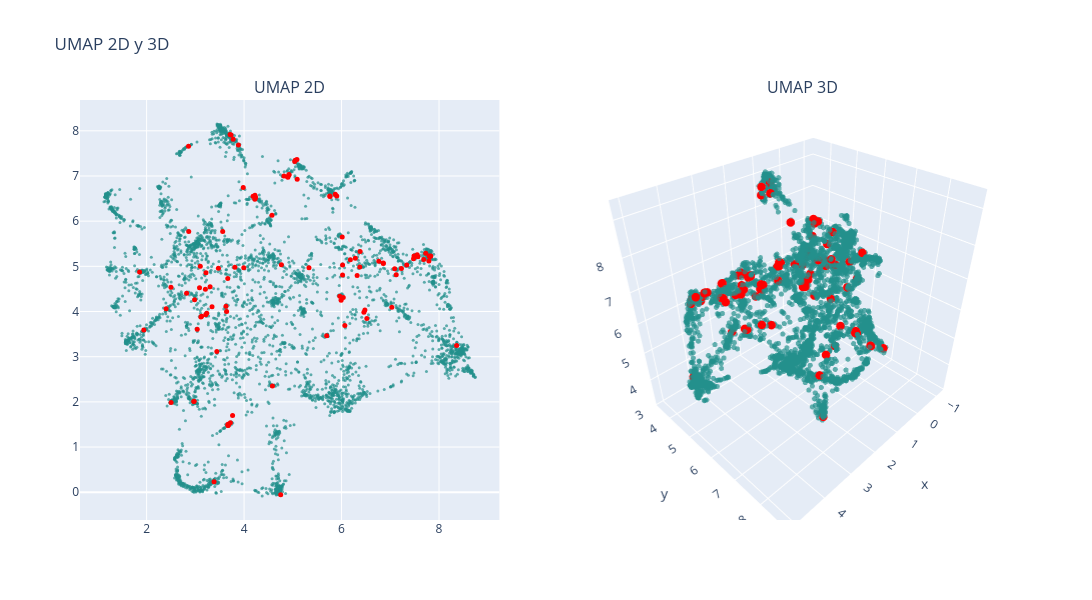

Notebook code for this chart:
### Markdown cell above
### UMAP

### Code cell
# n_neighbors = 200
# n_neighbors = int(len(df) / k)

# n_neighbors = 200
n_neighbors = 50 # 6.5x minutos, resultado: vision mas global, no se distinguen tanto los clusters
# n_neighbors = 20 # 2.5x minutos, resultado: no se distinguen los clusters
# n_neighbors = 10 # 1.5x minutos, resultado: puntos muy juntos, se distinguen los clusters
# n_neighbors = 5 # x minutos, resultado: se distinguen bien los clusters, se ven un poco desconectados

min_dist = 0

# UMAP 2D
reducer_2d = umap.UMAP(n_neighbors=n_neighbors, min_dist=min_dist, n_components=2, random_state=0, metric='cosine')
embedding_2d = reducer_2d.fit_transform(df_vectorized)
df['umap2d_1'] = embedding_2d[:, 0]
df['umap2d_2'] = embedding_2d[:, 1]

# UMAP 3D
reducer_3d = umap.UMAP(n_neighbors=n_neighbors, min_dist=min_dist, n_components=3, random_state=0, metric='cosine')
embedding_3d = reducer_3d.fit_transform(df_vectorized)
df['umap3d_1'] = embedding_3d[:, 0]
df['umap3d_2'] = embedding_3d[:, 1]
df['umap3d_3'] = embedding_3d[:, 2]

# Graficar
colors = np.ones(len(df))  # Color base
colors_knn = np.zeros(len(df))  # Color para los KNN
colors_knn[knn_idxs[0]] = 1  # Resaltar los KNN

fig = make_subplots(rows=1, cols=2, subplot_titles=("UMAP 2D", "UMAP 3D"), 
                    specs=[[{"type": "scatter"}, {"type": "scatter3d"}]])

# Puntos normales (fondo)
fig.add_trace(
    go.Scatter(x=df['umap2d_1'], y=df['umap2d_2'], mode='markers',
               marker=dict(color=colors, colorscale='Viridis', size=3, opacity=0.7), 
               text=data['title'],
               hovertemplate="Titulo: %{text}<br>x: %{x}<br>y: %{y}<extra></extra>"),
    row=1, col=1)

# Puntos resaltados (delante)
fig.add_trace(
    go.Scatter(x=df.loc[knn_idxs[0], 'umap2d_1'], 
               y=df.loc[knn_idxs[0], 'umap2d_2'], 
               mode='markers',
               marker=dict(color='red', size=5, opacity=1), 
               text=data.loc[knn_idxs[0], 'title'], 
               hovertemplate="Titulo: %{text}<br>x: %{x}<br>y: %{y}<extra></extra>"),
    row=1, col=1)

# Puntos normales en 3D (fondo)
fig.add_trace(
    go.Scatter3d(x=df['umap3d_1'], y=df['umap3d_2'], z=df['umap3d_3'], mode='markers',
                 marker=dict(color=colors, colorscale='Viridis', size=3, opacity=0.7), 
                 text=data['title'],
                 hovertemplate="Cluster: %{text}<br>x: %{x}<br>y: %{y}<br>z: %{z}<extra></extra>"),
    row=1, col=2)

# Puntos resaltados en 3D (delante)
fig.add_trace(
    go.Scatter3d(x=df.loc[knn_idxs[0], 'umap3d_1'],
                 y=df.loc[knn_idxs[0], 'umap3d_2'],
                 z=df.loc[knn_idxs[0], 'umap3d_3'],
                 mode='markers',
                 marker=dict(color='red', size=5, opacity=1), 
                 text=data.loc[knn_idxs[0], 'title'], 
                 hovertemplate="Cluster: %{text}<br>x: %{x}<br>y: %{y}<br>z: %{z}<extra></extra>"),
    row=1, col=2)

fig.update_layout(height=600, width=1200, title_text="UMAP 2D y 3D", showlegend=False)
fig.show()

### Figure 1 — Plotly figure (JSON) as saved in the notebook; plotly's stock layout.template omitted (floating-point values rounded to 4 significant figures; data arrays with more than 128 entries replaced by an {"elided": "..."} marker saying what was removed)
{"data": [{"hovertemplate": "Titulo: %{text}<br>x: %{x}<br>y: %{y}<extra></extra>", "marker": {"color": {"elided": "4323 float values"}, "colorscale": [[0, "#440154"], [0.1111, "#482878"], [0.2222, "#3e4989"], [0.3333, "#31688e"], [0.4444, "#26828e"], [0.5556, "#1f9e89"], [0.6667, "#35b779"], [0.7778, "#6ece58"], [0.8889, "#b5de2b"], [1, "#fde725"]], "opacity": 0.7, "size": 3}, "mode": "markers", "text": {"elided": "4323 str values"}, "type": "scatter", "x": {"elided": "4323 float values"}, "xaxis": "x", "y": {"elided": "4323 float values"}, "yaxis": "y"}, {"hovertemplate": "Titulo: %{text}<br>x: %{x}<br>y: %{y}<extra></extra>", "marker": {"color": "red", "opacity": 1, "size": 5}, "mode": "markers", "text": ["closed loop voltage control of a gan based modular multilevel clamped capacitor converter", "closed loop current components control strategy of operational test system for mmc valves", "a novel discharging control strategy for modular multilevel converter submodules without using external circuit", "state space modeling and control of the modular multilevel clamped capacitor converter", "stability of grid connected modular multilevel converter with open and closed loop ac side control", "a closed loop current balancing control strategy in multilevel current source converter", "a novel precharge control strategy for modular multilevel converter", "experimental validation of a nested control system to balance the cell capacitor voltages in hybrid mmcs", "modeling and shaping of the dc side admittance of a modular multilevel converter under closed loop voltage control", "dynamics and control", "vector control of a modular multilevel matrix converter operating over the full output frequency range", "zero cost closed loop discharging method for modular multilevel converter submodules without external circuits", "closed loop precharge control of modular multilevel converters during start up processes", "adaptive integrated coordinated control strategy for mmc mtdc systems", "closed loop capacitor voltage balancing scheme for modular multilevel converters operated in switching cycle balancing mode", "ac side impedance modeling of grid tied modular multilevel converter using double closed loop control strategy", "closed loop vector control of the modular multilevel matrix converter for equal input output operating frequencies", "adaptive integrated coordinated control strategy based on sliding mode control for mmc mtdc", "closed loop predictively optimizing control for modular multilevel converter with parallel connectivity", "analytical derivation of the ac side input admittance of a modular multilevel converter with open and closed loop control strategies", "a new hybrid multilevel nested neutral point clamped nnpc converter", "voltage control reference estimation based quadratic integration exploited model predictive current control driving binary capacitor voltage control based mmc", "the predictive closed loop averaging control of mmc phase unit losses under unbalanced conditions", "a new insertion index selection method to control modular multilevel converters", "dc side impedance interaction analysis in an mmc based back to back vsc hvdc system", "a reduced order hss based impedance model of mmc with complete closed loop decoupling controllers", "a comprehensive closed loop voltage ripple control scheme for modular multilevel converter based power electronic transformers", "closed loop decoupled control and implementation of the modular multilevel matrix converter in similar equal frequency operation", "a closed loop power hardware in the loop testbed for low voltage modular multilevel converter design validation", "wireless control of modular multilevel converter autonomous submodules", "control strategy of modular multilevel matrix converter under unbalanced input voltages", "a novel modular cascaded h bridge high power accelerator dipole magnet pulse power supply for hirfl csrm", "hierarchical control strategies for islanded microgrids based on modular multilevel converters mmcs", "linearized capacitor voltage control methods for modular multilevel converters", "a novel modular multilevel converter with coupled inductor semi bridge submodules", "arm voltage estimation method for compensated modulation of modular multilevel converters", "control conflict suppressing and stability improving for an mmc distributed control system", "mmc based pv three phase system with distributed mppt", "the research on steady state control of flexible dc transmission based on mmc", "droop based control scheme for mmc hvdc connected to weak very weak grids", "real time validation of a sliding mode controller for closed loop operation of reduced switch count multilevel inverters", "design of modular multilevel converter hardware in loop platform based on rt lab", "a unified startup strategy for modular multilevel converters with deadbeat predictive current control", "analysis of active power control for vsc hvdc", "resilient control of power electronic converters under sensor and control input uncertainty", "global asymptotic stability of current controlled modular multilevel converters", "low frequency voltage ripples decoupling with switched capacitor conversion for an mmc based sst", "direct current control of multilevel drive with novel floating capacitor control", "research on coordinated control strategy of modular multilevel converter system", "the linear active disturbance rejection voltage control strategy for outer loop capacitor of m3c", "vector control of a modular multilevel matrix converter for variable speed drive applications", "distributed control for a modular multilevel converter", "minimization of the capacitor voltage fluctuations of a modular multilevel converter by circulating current control", "wireless control of modular multilevel converter submodules with communication errors", "feedback linearization based current control strategy for modular multilevel converters", "neural predictor based dynamic surface predictive control for power converters", "a unified startup control strategy for modular multilevel converters from either ac side or dc side", "a closed loop soft startup strategy to suppress inrush current for full bridge modular multilevel converters", "an analytical closed loop steady state model for modular multilevel converters", "global asymptotic stability of modular multilevel converters with measurement lag and circulating current control", "decoupled power control for direct modulation based modular multilevel converter with improved stability", "wireless control of modular multilevel converter submodules", "other multilevel voltage source inverters", "modular multilevel converter control methods performance benchmark for medium voltage applications", "effects of control on the ac side admittance of a modular multilevel converter", "design construction and testing of a modular multilevel converter with a distributed control architecture", "design of basic control strategy for energy storage type mmc", "a novel distributed control strategy for modular multilevel converters", "analysis on the transmission line power flow control strategy of the upfc project in western nanjing power grid", "field oriented control of a modular multilevel matrix converter based variable speed drive", "design of rapid control prototype platform for modular multilevel converter based on rt lab", "dc side impedance modelling and analysis of mmc under different control strategies", "analysis and reduction of the output voltage error of pwm for modular multilevel converters", "on the impact of controller implementations on passivity and damping properties in grid following mmc hvdc applications", "arm energy estimation based improved arm current sensor less circulating current control in mmc", "design of control structure for modular multilevel converter", "a power loss ride through control strategy for variable speed drives based on the modular multilevel matrix converter", "model predictive pulse pattern control for modular multilevel converters", "a study on mmc model and its current control strategies", "a system in the loop methodology for the validation of dc connected converters", "research on double loop circulating current suppressing strategy based on nonideal pr controller for modular mulitlevel converter", "the impedance modelling of mmc for oscillation analysis considering control dynamics and delays", "an arm multiplexing alternate arm converter with high submodule utilization for hvdc system", "a simplified load voltage control scheme for power conversion applications using modular multilevel converters", "an mmc model predictive control strategy based on level modulation", "interactions of capacitor voltage ripple with the closed loop controllers in low capacitance modular multilevel converters", "autonomous control based on capacitor energy storage of converter for dc distribution system", "a distributed control architecture for cascaded h bridge converter", "the virtual admittance control of sending end converter for offshore wind farm integration", "distributed event triggered consensus control for modular multilevel converters", "passive sliding mode variable structure control for mmc upfc", "closed loop control strategies for minimizing submodule capacitance in mmc", "a bidirectional multiple input multiple output modular multilevel dc dc converter and its control design", "stability analysis and controller design of mmc considering control delay", "grid forming mmc a comparison between single and dual loop control approaches", "research on reactive power control strategy of mmc hvdc converter", "effects of control on the dc impedance of modular multilevel converters", "linear feedback dead beat control for modular multilevel converters validation under faults grid operation mode", "low frequency operation of modular multilevel matrix converter using optimization oriented predictive control scheme", "a novel comprehensive control scheme of modular multilevel converter based power electronic transformer"], "type": "scatter", "x": [3.128, 3.342, 3.206, 3.114, 7.477, 3.234, 3.764, 6.021, 7.552, 6.766, 4.224, 3.085, 3.718, 6.458, 2.984, 7.567, 4.233, 6.035, 2.5, 7.517, 3.628, 3.777, 1.856, 3.665, 7.686, 7.728, 2.97, 4.221, 5.902, 5.039, 5.331, 3.039, 3.983, 3.218, 3.213, 3.473, 4.891, 4.751, 6.02, 7.032, 5.964, 5.758, 3.669, 6.519, 6.479, 6.857, 2.502, 4.573, 3.733, 6.32, 4.184, 4.921, 3.994, 5.085, 6.283, 2.86, 3.677, 3.668, 6.381, 6.856, 7.089, 5.051, 3.641, 3.303, 7.487, 5.09, 3.384, 4.899, 5.695, 4.233, 5.764, 7.811, 2.864, 7.122, 3.811, 6.375, 1.942, 3.561, 6.181, 5.871, 4.765, 7.792, 4.582, 3.102, 3.713, 2.82, 7.228, 4.921, 8.361, 4.818, 5.991, 2.4, 3.441, 7.337, 7.83, 6.067, 7.798, 6.013, 3.884, 2.972], "xaxis": "x", "y": [3.895, 4.105, 4.493, 3.88, 5.169, 3.964, 1.696, 5.029, 5.259, 5.113, 6.572, 4.527, 1.538, 3.984, 4.259, 5.215, 6.528, 4.309, 4.535, 5.222, 4.116, 7.815, 4.875, 4.729, 5.151, 5.29, 2.005, 6.487, 6.555, 7.322, 4.969, 3.605, 6.743, 4.86, 3.928, 4.96, 6.984, -0.05551, 4.809, 4.095, 4.338, 6.558, 1.503, 3.845, 4.031, 5.062, 1.988, 6.132, 7.907, 4.799, 6.549, 7.035, 4.969, 7.367, 5.181, 7.657, 1.485, 1.475, 5.327, 5.073, 4.944, 7.348, 3.998, 4.55, 5.23, 6.926, 0.2304, 6.974, 3.462, 6.519, 6.544, 5.214, 5.769, 4.813, 4.979, 4.983, 3.589, 5.771, 5.143, 6.594, 5.034, 5.117, 2.351, 5.003, 7.917, 4.403, 4.954, 7.023, 3.248, 7.0, 4.252, 4.059, 3.114, 5.031, 5.228, 3.693, 5.227, 5.65, 7.684, 2.013], "yaxis": "y"}, {"hovertemplate": "Cluster: %{text}<br>x: %{x}<br>y: %{y}<br>z: %{z}<extra></extra>", "marker": {"color": {"elided": "4323 float values"}, "colorscale": [[0, "#440154"], [0.1111, "#482878"], [0.2222, "#3e4989"], [0.3333, "#31688e"], [0.4444, "#26828e"], [0.5556, "#1f9e89"], [0.6667, "#35b779"], [0.7778, "#6ece58"], [0.8889, "#b5de2b"], [1, "#fde725"]], "opacity": 0.7, "size": 3}, "mode": "markers", "scene": "scene", "text": {"elided": "4323 str values"}, "type": "scatter3d", "x": {"elided": "4323 float values"}, "y": {"elided": "4323 float values"}, "z": {"elided": "4323 float values"}}, {"hovertemplate": "Cluster: %{text}<br>x: %{x}<br>y: %{y}<br>z: %{z}<extra></extra>", "marker": {"color": "red", "opacity": 1, "size": 5}, "mode": "markers", "scene": "scene", "text": ["closed loop voltage control of a gan based modular multilevel clamped capacitor converter", "closed loop current components control strategy of operational test system for mmc valves", "a novel discharging control strategy for modular multilevel converter submodules without using external circuit", "state space modeling and control of the modular multilevel clamped capacitor converter", "stability of grid connected modular multilevel converter with open and closed loop ac side control", "a closed loop current balancing control strategy in multilevel current source converter", "a novel precharge control strategy for modular multilevel converter", "experimental validation of a nested control system to balance the cell capacitor voltages in hybrid mmcs", "modeling and shaping of the dc side admittance of a modular multilevel converter under closed loop voltage control", "dynamics and control", "vector control of a modular multilevel matrix converter operating over the full output frequency range", "zero cost closed loop discharging method for modular multilevel converter submodules without external circuits", "closed loop precharge control of modular multilevel converters during start up processes", "adaptive integrated coordinated control strategy for mmc mtdc systems", "closed loop capacitor voltage balancing scheme for modular multilevel converters operated in switching cycle balancing mode", "ac side impedance modeling of grid tied modular multilevel converter using double closed loop control strategy", "closed loop vector control of the modular multilevel matrix converter for equal input output operating frequencies", "adaptive integrated coordinated control strategy based on sliding mode control for mmc mtdc", "closed loop predictively optimizing control for modular multilevel converter with parallel connectivity", "analytical derivation of the ac side input admittance of a modular multilevel converter with open and closed loop control strategies", "a new hybrid multilevel nested neutral point clamped nnpc converter", "voltage control reference estimation based quadratic integration exploited model predictive current control driving binary capacitor voltage control based mmc", "the predictive closed loop averaging control of mmc phase unit losses under unbalanced conditions", "a new insertion index selection method to control modular multilevel converters", "dc side impedance interaction analysis in an mmc based back to back vsc hvdc system", "a reduced order hss based impedance model of mmc with complete closed loop decoupling controllers", "a comprehensive closed loop voltage ripple control scheme for modular multilevel converter based power electronic transformers", "closed loop decoupled control and implementation of the modular multilevel matrix converter in similar equal frequency operation", "a closed loop power hardware in the loop testbed for low voltage modular multilevel converter design validation", "wireless control of modular multilevel converter autonomous submodules", "control strategy of modular multilevel matrix converter under unbalanced input voltages", "a novel modular cascaded h bridge high power accelerator dipole magnet pulse power supply for hirfl csrm", "hierarchical control strategies for islanded microgrids based on modular multilevel converters mmcs", "linearized capacitor voltage control methods for modular multilevel converters", "a novel modular multilevel converter with coupled inductor semi bridge submodules", "arm voltage estimation method for compensated modulation of modular multilevel converters", "control conflict suppressing and stability improving for an mmc distributed control system", "mmc based pv three phase system with distributed mppt", "the research on steady state control of flexible dc transmission based on mmc", "droop based control scheme for mmc hvdc connected to weak very weak grids", "real time validation of a sliding mode controller for closed loop operation of reduced switch count multilevel inverters", "design of modular multilevel converter hardware in loop platform based on rt lab", "a unified startup strategy for modular multilevel converters with deadbeat predictive current control", "analysis of active power control for vsc hvdc", "resilient control of power electronic converters under sensor and control input uncertainty", "global asymptotic stability of current controlled modular multilevel converters", "low frequency voltage ripples decoupling with switched capacitor conversion for an mmc based sst", "direct current control of multilevel drive with novel floating capacitor control", "research on coordinated control strategy of modular multilevel converter system", "the linear active disturbance rejection voltage control strategy for outer loop capacitor of m3c", "vector control of a modular multilevel matrix converter for variable speed drive applications", "distributed control for a modular multilevel converter", "minimization of the capacitor voltage fluctuations of a modular multilevel converter by circulating current control", "wireless control of modular multilevel converter submodules with communication errors", "feedback linearization based current control strategy for modular multilevel converters", "neural predictor based dynamic surface predictive control for power converters", "a unified startup control strategy for modular multilevel converters from either ac side or dc side", "a closed loop soft startup strategy to suppress inrush current for full bridge modular multilevel converters", "an analytical closed loop steady state model for modular multilevel converters", "global asymptotic stability of modular multilevel converters with measurement lag and circulating current control", "decoupled power control for direct modulation based modular multilevel converter with improved stability", "wireless control of modular multilevel converter submodules", "other multilevel voltage source inverters", "modular multilevel converter control methods performance benchmark for medium voltage applications", "effects of control on the ac side admittance of a modular multilevel converter", "design construction and testing of a modular multilevel converter with a distributed control architecture", "design of basic control strategy for energy storage type mmc", "a novel distributed control strategy for modular multilevel converters", "analysis on the transmission line power flow control strategy of the upfc project in western nanjing power grid", "field oriented control of a modular multilevel matrix converter based variable speed drive", "design of rapid control prototype platform for modular multilevel converter based on rt lab", "dc side impedance modelling and analysis of mmc under different control strategies", "analysis and reduction of the output voltage error of pwm for modular multilevel converters", "on the impact of controller implementations on passivity and damping properties in grid following mmc hvdc applications", "arm energy estimation based improved arm current sensor less circulating current control in mmc", "design of control structure for modular multilevel converter", "a power loss ride through control strategy for variable speed drives based on the modular multilevel matrix converter", "model predictive pulse pattern control for modular multilevel converters", "a study on mmc model and its current control strategies", "a system in the loop methodology for the validation of dc connected converters", "research on double loop circulating current suppressing strategy based on nonideal pr controller for modular mulitlevel converter", "the impedance modelling of mmc for oscillation analysis considering control dynamics and delays", "an arm multiplexing alternate arm converter with high submodule utilization for hvdc system", "a simplified load voltage control scheme for power conversion applications using modular multilevel converters", "an mmc model predictive control strategy based on level modulation", "interactions of capacitor voltage ripple with the closed loop controllers in low capacitance modular multilevel converters", "autonomous control based on capacitor energy storage of converter for dc distribution system", "a distributed control architecture for cascaded h bridge converter", "the virtual admittance control of sending end converter for offshore wind farm integration", "distributed event triggered consensus control for modular multilevel converters", "passive sliding mode variable structure control for mmc upfc", "closed loop control strategies for minimizing submodule capacitance in mmc", "a bidirectional multiple input multiple output modular multilevel dc dc converter and its control design", "stability analysis and controller design of mmc considering control delay", "grid forming mmc a comparison between single and dual loop control approaches", "research on reactive power control strategy of mmc hvdc converter", "effects of control on the dc impedance of modular multilevel converters", "linear feedback dead beat control for modular multilevel converters validation under faults grid operation mode", "low frequency operation of modular multilevel matrix converter using optimization oriented predictive control scheme", "a novel comprehensive control scheme of modular multilevel converter based power electronic transformer"], "type": "scatter3d", "x": [0.9187, 0.9688, 0.784, 0.9367, 3.554, 0.9325, 1.02, 2.662, 3.59, 2.848, 1.061, 0.7456, 1.81, 3.049, -0.03375, 3.597, 1.061, 2.703, 0.5557, 3.614, 0.6148, 1.499, -0.8364, 0.793, 3.809, 3.746, 0.9085, 1.103, 1.313, 0.3467, 2.231, 0.7053, 1.096, 0.2483, 0.9659, 0.5213, 0.5263, 3.171, 2.435, 3.558, 2.693, 1.322, 1.811, 3.001, 3.092, 3.155, 0.5888, 1.416, 1.259, 2.836, 0.9909, 0.4845, 0.8271, 0.3662, 2.713, 1.14, 1.811, 1.823, 2.548, 3.129, 3.17, 0.3553, 2.085, 0.6057, 3.604, 0.6273, 3.346, 0.5401, 2.021, 1.002, 1.296, 3.798, -0.2072, 3.288, 0.4315, 2.805, 0.5198, -0.04186, 2.564, 1.318, 1.577, 3.875, 0.6561, 0.1414, 1.249, 0.4926, 3.251, 0.524, 4.699, 0.5841, 2.69, 0.4007, 1.226, 3.527, 3.854, 2.661, 3.847, 2.501, 1.413, 0.8793], "y": [5.243, 5.19, 5.158, 5.224, 4.175, 5.259, 5.25, 4.607, 4.138, 4.462, 5.671, 5.19, 7.865, 5.052, 6.034, 3.996, 5.657, 4.993, 5.088, 4.134, 5.978, 4.184, 5.745, 4.999, 3.988, 3.869, 7.724, 5.744, 3.748, 3.498, 5.542, 5.408, 4.854, 5.422, 5.232, 4.834, 3.727, 8.114, 4.823, 5.136, 4.988, 3.726, 7.887, 5.062, 5.085, 4.306, 7.929, 5.976, 4.346, 4.698, 5.762, 3.731, 5.646, 3.493, 4.501, 3.727, 7.883, 7.925, 4.378, 4.309, 4.42, 3.514, 7.17, 5.938, 4.11, 3.74, 8.111, 3.754, 4.949, 5.748, 3.796, 3.826, 5.034, 4.399, 4.856, 4.611, 6.909, 5.37, 4.548, 3.674, 5.493, 3.803, 6.254, 5.285, 4.238, 5.997, 4.443, 3.74, 4.772, 3.771, 4.874, 6.413, 6.895, 3.755, 3.833, 5.288, 3.882, 4.325, 4.426, 7.722], "z": [6.168, 6.195, 6.254, 6.162, 6.648, 6.13, 6.159, 6.526, 6.644, 6.368, 8.444, 6.254, 6.348, 5.592, 6.021, 6.45, 8.417, 7.13, 6.331, 6.643, 5.897, 9.015, 5.847, 6.687, 6.528, 6.452, 5.341, 8.359, 5.512, 5.863, 7.035, 5.789, 8.086, 6.613, 6.193, 6.766, 6.139, 4.587, 6.299, 5.852, 7.159, 5.702, 6.399, 5.575, 5.668, 6.808, 5.184, 8.194, 8.954, 6.49, 8.385, 6.127, 7.128, 5.845, 6.959, 8.545, 6.417, 6.372, 6.512, 6.808, 6.267, 5.865, 5.389, 7.182, 6.612, 6.057, 6.091, 6.158, 5.152, 8.381, 5.698, 6.394, 7.011, 6.455, 6.942, 6.475, 7.728, 7.581, 6.953, 5.503, 7.239, 6.249, 4.335, 6.696, 9.075, 6.978, 6.444, 6.108, 4.743, 6.204, 7.043, 7.217, 5.733, 6.158, 6.386, 5.682, 6.445, 6.877, 8.883, 5.307]}], "layout": {"annotations": [{"font": {"size": 16}, "showarrow": false, "text": "UMAP 2D", "x": 0.225, "xanchor": "center", "xref": "paper", "y": 1, "yanchor": "bottom", "yref": "paper"}, {"font": {"size": 16}, "showarrow": false, "text": "UMAP 3D", "x": 0.775, "xanchor": "center", "xref": "paper", "y": 1, "yanchor": "bottom", "yref": "paper"}], "height": 600, "scene": {"domain": {"x": [0.55, 1], "y": [0, 1]}}, "showlegend": false, "title": {"text": "UMAP 2D y 3D"}, "width": 1200, "xaxis": {"anchor": "y", "domain": [0, 0.45]}, "yaxis": {"anchor": "x", "domain": [0, 1]}}}
